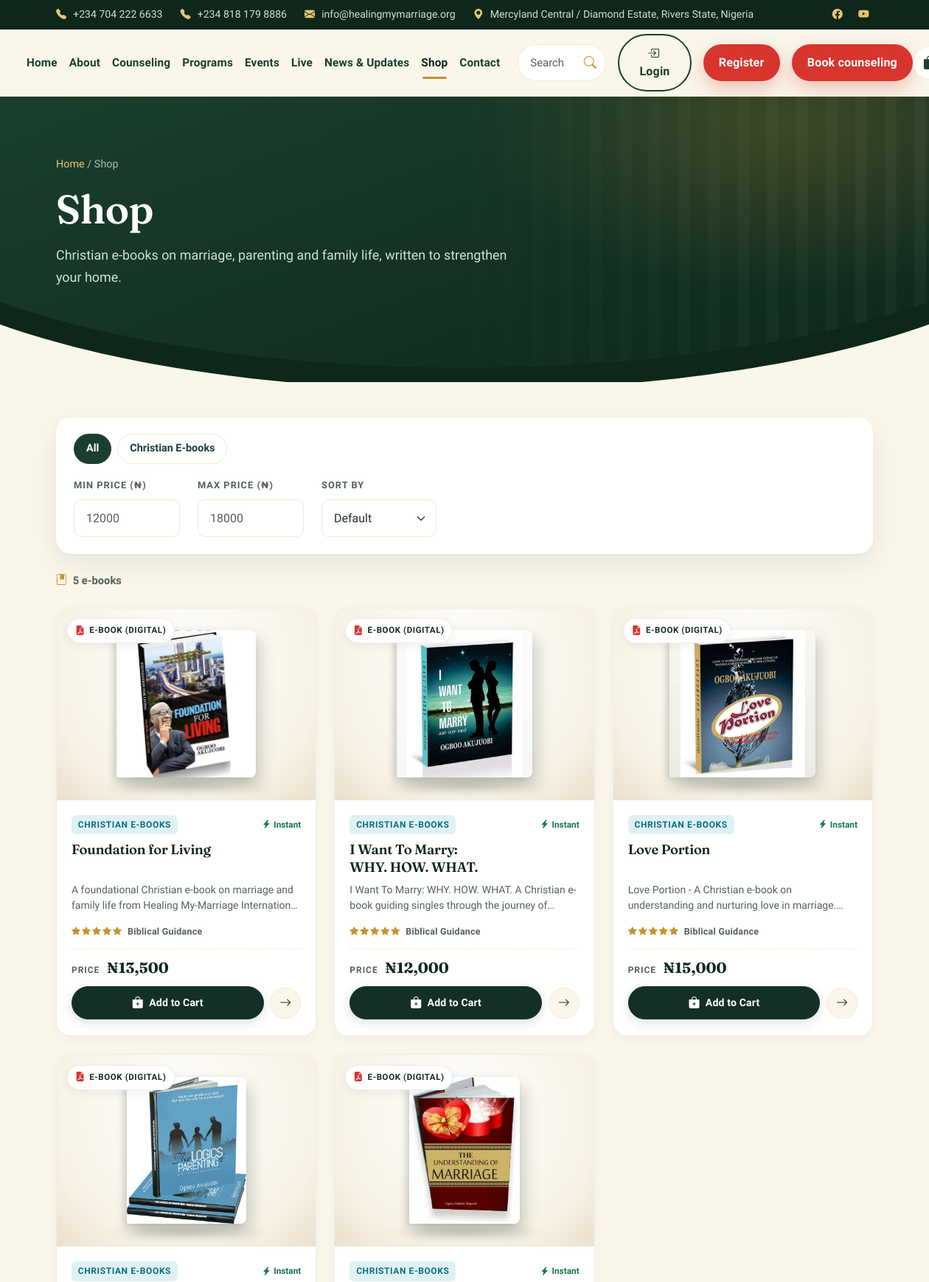
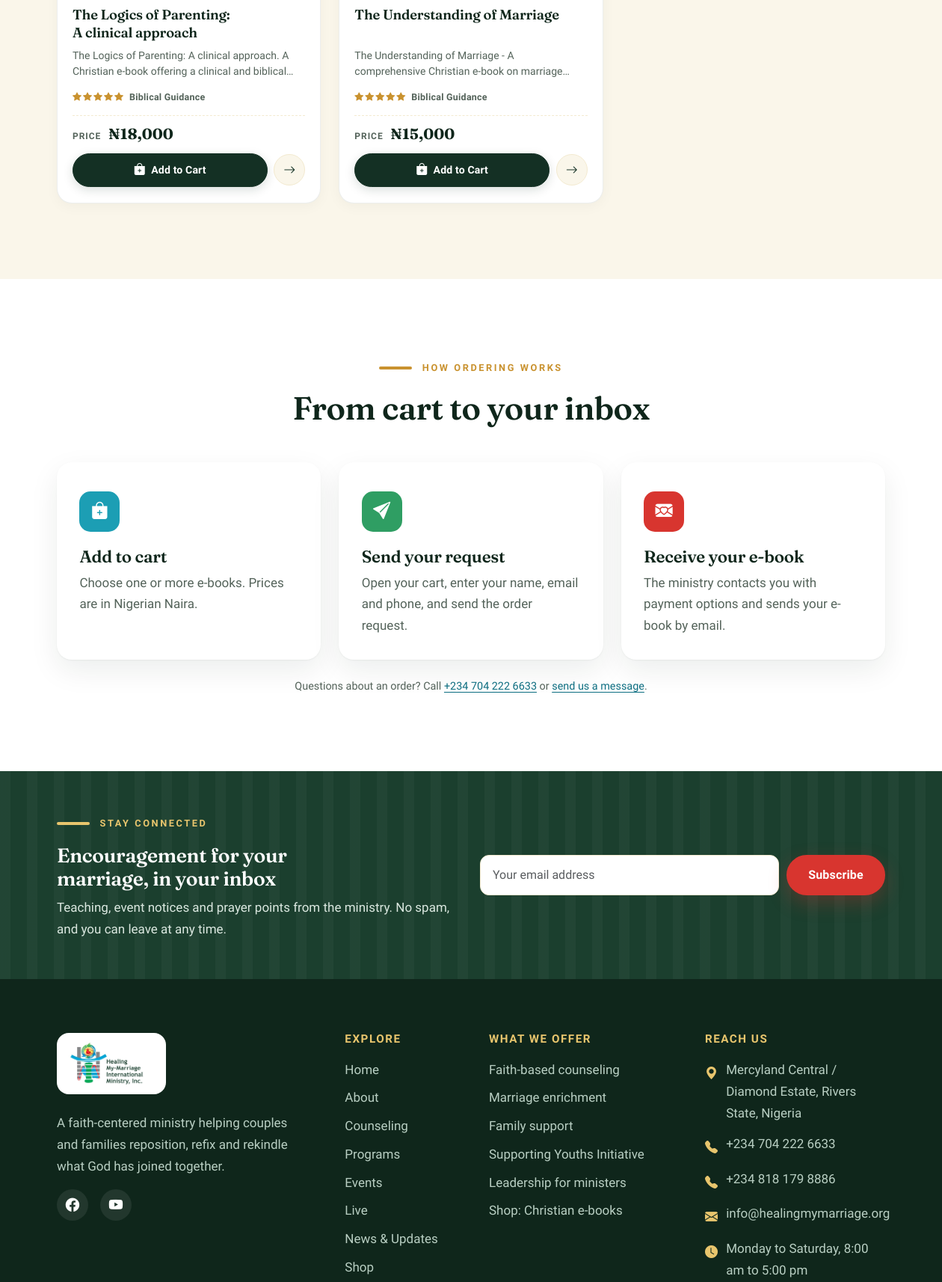
The page /shop.php (upper part) on the database its author committed (2 pictures, top to bottom).
### tables this page shows
CREATE TABLE `products` (
  `id` int(10) UNSIGNED NOT NULL,
  `category_id` int(10) UNSIGNED DEFAULT NULL,
  `slug` varchar(150) NOT NULL,
  `title` varchar(200) NOT NULL,
  `description` text DEFAULT '',
  `short_description` text DEFAULT '',
  `price` int(10) UNSIGNED NOT NULL DEFAULT 0,
  `sale_price` int(10) UNSIGNED DEFAULT NULL,
  `cover_image` varchar(255) DEFAULT '',
  `gallery_images` longtext DEFAULT NULL CHECK (json_valid(`gallery_images`)),
  `format` varchar(50) DEFAULT 'E-book (digital)',
  `is_featured` tinyint(1) DEFAULT 0,
  `is_active` tinyint(1) DEFAULT 1,
  `sort_order` int(11) DEFAULT 0,
  `meta_title` varchar(200) DEFAULT '',
  `meta_description` varchar(300) DEFAULT '',
  `created_at` datetime DEFAULT current_timestamp(),
  `updated_at` datetime DEFAULT current_timestamp() ON UPDATE current_timestamp()
);

CREATE TABLE `categories` (
  `id` int(10) UNSIGNED NOT NULL,
  `name` varchar(100) NOT NULL,
  `slug` varchar(100) NOT NULL,
  `description` text DEFAULT '',
  `sort_order` int(11) DEFAULT 0,
  `is_active` tinyint(1) DEFAULT 1,
  `created_at` datetime DEFAULT current_timestamp(),
  `updated_at` datetime DEFAULT current_timestamp() ON UPDATE current_timestamp()
);

CREATE TABLE `site_settings` (
  `id` int(10) UNSIGNED NOT NULL,
  `setting_key` varchar(100) NOT NULL,
  `setting_value` longtext DEFAULT NULL,
  `setting_type` enum('string','text','json','int','bool','image') DEFAULT 'string',
  `description` text DEFAULT '',
  `is_public` tinyint(1) DEFAULT 0,
  `created_at` datetime DEFAULT current_timestamp(),
  `updated_at` datetime DEFAULT current_timestamp() ON UPDATE current_timestamp()
);

### includes/functions.php (called while the page is built, shortened)
<?php
require_once __DIR__ . '/config.php';
require_once __DIR__ . '/db.php';
function h(?string $s): string
{
    return htmlspecialchars((string)$s, ENT_QUOTES | ENT_SUBSTITUTE, 'UTF-8');
}
function base_url(): string
{
    $settings = get_public_settings();
    $scheme = (!empty($_SERVER['HTTPS']) && $_SERVER['HTTPS'] !== 'off') ? 'https' : 'http';
    $host   = $_SERVER['HTTP_HOST'] ?? 'localhost';
    $scriptName = $_SERVER['SCRIPT_NAME'] ?? '/index.php';
    $dir = rtrim(str_replace('\\', '/', dirname($scriptName)), '/');
    return $scheme . '://' . $host . $dir;
}
function url(string $path = ''): string
{
    $base = base_url();
    return $base . '/' . ltrim($path, '/');
}
function tel_link(string $raw): string
{
    return 'tel:' . preg_replace('/[^+\d]/', '', $raw);
}
function money(int $n): string
{
    $symbol = get_setting('currency_symbol', '₦');
    return $symbol . number_format($n, 0, '.', ',');
}
function get_products(): array
{
    return Database::fetchAll(
        "SELECT p.*, c.name as category_name FROM products p LEFT JOIN categories c ON p.category_id = c.id WHERE p.is_active = 1 ORDER BY p.sort_order, p.title"
    );
}

### includes/db.php (called while the page is built, shortened)
<?php
class Database {
    private static ?mysqli $conn = null;
    public static function getConnection(): mysqli {
        if (self::$conn === null) {
            $host = 'localhost';
            $user = 'root';
            $pass = '';
            $db   = 'hmi_website';
            self::$conn = new mysqli($host, $user, $pass, $db);
            self::$conn->set_charset('utf8mb4');
            self::$conn->options(MYSQLI_OPT_INT_AND_FLOAT_NATIVE, true);
        }
        return self::$conn;
    }
    public static function query(string $sql, array $params = []): mysqli_result|bool {
        $conn = self::getConnection();
        $stmt = $conn->prepare($sql);
        if ($params) {
            $types = self::getTypes($params);
            $stmt->bind_param($types, ...$params);
        }
        $stmt->execute();
        return $stmt->get_result();
    }
    public static function fetchOne(string $sql, array $params = []): ?array {
        $res = self::query($sql, $params);
        return $res ? $res->fetch_assoc() : null;
    }
    public static function fetchAll(string $sql, array $params = []): array {
        $res = self::query($sql, $params);
        return $res ? $res->fetch_all(MYSQLI_ASSOC) : [];
    }
    private static function getTypes(array $params): string {
        $types = '';
        foreach ($params as $v) {
            if (is_int($v)) $types .= 'i';
            elseif (is_float($v)) $types .= 'd';
            elseif (is_bool($v)) $types .= 'i';
            else $types .= 's';
        }
        return $types;
    }
}
function get_setting(string $key, $default = null) {
    $row = Database::fetchOne("SELECT setting_value, setting_type FROM site_settings WHERE setting_key = ?", [$key]);
    $val = $row['setting_value'];
    switch ($row['setting_type']) {
        default: return $val;
    }
}
function get_public_settings(): array {
    $rows = Database::fetchAll("SELECT setting_key, setting_value, setting_type FROM site_settings WHERE is_public = 1");
    $settings = [];
    foreach ($rows as $row) {
        $val = $row['setting_value'];
        switch ($row['setting_type']) {
            case 'json': $settings[$row['setting_key']] = json_decode($val, true) ?? []; break;
            default: $settings[$row['setting_key']] = $val;
        }
    }
    return $settings;
}

### includes/config.php (called while the page is built, shortened)
<?php
require_once __DIR__ . '/db.php';
function get_site_config(): array {
    static $config = null;
    if ($config !== null) return $config;
    $defaults = [
        'site_name' => 'Healing My-Marriage International Ministry, Inc.',
        'site_short_name' => 'Healing My-Marriage',
        'site_tagline' => 'Reposition. Refix. Rekindle.',
        'site_description' => 'A faith-based marriage and family ministry in Rivers State, Nigeria. Biblical counseling, marriage enrichment, family support and leadership for ministers.',
        'site_base_url' => '',
        'site_email' => 'info@healingmymarriage.org',
        'site_phones' => ['+234 704 222 6633', '+234 818 179 8886'],
        'site_phones_raw' => ['+2347042226633', '+2348181798886'],
        'site_address' => 'Mercyland Central / Diamond Estate, Rivers State, Nigeria',
        'site_hours' => 'Monday to Saturday, 8:00 am to 5:00 pm',
        'site_maps_query' => 'Mercyland Central Diamond Estate Rivers State Nigeria',
        'facebook_url' => 'https://www.facebook.com/profile.php?id=61565801562860',
        'youtube_url' => 'https://youtube.com/@healingmymarriageinternational',
        'ga_id' => '',
        'mail_enabled' => false,
        'mail_to' => 'info@healingmymarriage.org',
        'mail_from' => 'no-reply@healingmymarriage.org',
        'currency_symbol' => '₦',
        'currency_code' => 'NGN',
    ];
    try {
        $dbSettings = get_public_settings();
        foreach ($dbSettings as $key => $value) {
            if (array_key_exists($key, $defaults)) {
                $defaults[$key] = $value;
            }
        }
    } catch (Exception $e) {
    }
    $config = $defaults;
    return $config;
}
$siteConfig = get_site_config();
function site_setting(string $key, $default = null) {
    $settings = get_site_config();
    return $settings[$key] ?? $default;
}
function site_phones(): array { return site_setting('site_phones', ['+234 704 222 6633', '+234 818 179 8886']); }
function site_phones_raw(): array { return site_setting('site_phones_raw', ['+2347042226633', '+2348181798886']); }
function currency_symbol(): string { return site_setting('currency_symbol', '₦'); }

### shop.php (the view, shortened to what this page needs)
<?php
require __DIR__ . '/includes/header.php';
require __DIR__ . '/includes/page-hero.php';
$products = get_products();
$cats = array_values(array_unique(array_column($products, 'category_name')));
sort($cats);
$minP = $products ? min(array_column($products, 'price')) : 0;
$maxP = $products ? max(array_column($products, 'price')) : 0;
?>
<section class="section pt-5" aria-labelledby="shopTitle">
  <div class="container">
    <div class="shop-filters reveal">
      <div class="pill-filters" id="shopCats" role="group" aria-label="Product category">
        <button type="button" class="active" data-cat="all" aria-pressed="true">All</button>
        <?php foreach ($cats as $c): ?><button type="button" data-cat="<?= h($c) ?>" aria-pressed="false"><?= h($c) ?></button><?php endforeach; ?>
      </div>
      <div class="shop-filter-row">
        <div>
          <label class="form-label" for="priceMin">Min price (<?= currency_symbol() ?>)</label>
          <input class="form-control" id="priceMin" type="number" inputmode="numeric" min="0" step="500" placeholder="<?= (int)$minP ?>" style="width:9rem">
        </div>
        <div>
          <label class="form-label" for="priceMax">Max price (<?= currency_symbol() ?>)</label>
          <input class="form-control" id="priceMax" type="number" inputmode="numeric" min="0" step="500" placeholder="<?= (int)$maxP ?>" style="width:9rem">
        </div>
        <div>
          <label class="form-label" for="shopSort">Sort by</label>
          <select class="form-select" id="shopSort">
            <option value="default">Default</option>
          </select>
        </div>
      </div>
    </div>
    <p class="shop-count mt-4 mb-4" id="shopCount" aria-live="polite"><i class="bi bi-journal-bookmark-fill" aria-hidden="true"></i> <?= count($products) ?> e-books</p>
    <div class="row row-cols-1 row-cols-sm-2 row-cols-lg-3 row-cols-xl-3 g-4" id="shopList">
      <?php foreach ($products as $i => $p):
        $onSale = !empty($p['sale_price']) && $p['sale_price'] < $p['price'];
        $cleanDesc = !empty($p['short_description']) ? $p['short_description'] : ($p['description'] ?? '');
        $cleanDesc = rtrim(preg_replace('/\.\.\.*$/', '', trim($cleanDesc)));
      ?>
        <div class="col" data-product data-id="<?= h($p['slug']) ?>" data-cat="<?= h($p['category_name'] ?? '') ?>" data-price="<?= (int)($onSale ? $p['sale_price'] : $p['price']) ?>" data-name="<?= h(mb_strtolower($p['title'])) ?>" data-order="<?= $i ?>">
          <article class="product-card">
            <div class="product-media">
              <span class="badge-format"><i class="bi bi-file-earmark-pdf-fill" aria-hidden="true"></i> <?= h($p['format'] ?? 'E-Book') ?></span>
              <a class="product-media-link" href="<?= h(url('product.php?slug=' . $p['slug'])) ?>" aria-label="View details of <?= h($p['title']) ?>">
                <?php if (!empty($p['cover_image'])): ?>
                  <img class="product-img" src="<?= h(url($p['cover_image'])) ?>" alt="Cover of <?= h($p['title']) ?>" loading="lazy">
                <?php endif; ?>
              </a>
            </div>
            <div class="product-card-body">
              <div class="product-meta-row">
                <span class="product-cat-tag"><?= h($p['category_name'] ?? 'Christian E-Book') ?></span>
                <span class="product-delivery-tag"><i class="bi bi-lightning-charge-fill" aria-hidden="true"></i> Instant</span>
              </div>
              <h3 class="product-title">
                <a href="<?= h(url('product.php?slug=' . $p['slug'])) ?>"><?= h($p['title']) ?></a>
              </h3>
              <?php if (!empty($cleanDesc)): ?>
                <p class="product-synopsis"><?= h($cleanDesc) ?></p>
              <?php endif; ?>
              <div class="product-trust-row">
                <div class="rating-stars" aria-label="5 stars">
                  <i class="bi bi-star-fill" aria-hidden="true"></i>
                  <i class="bi bi-star-fill" aria-hidden="true"></i>
                  <i class="bi bi-star-fill" aria-hidden="true"></i>
                  <i class="bi bi-star-fill" aria-hidden="true"></i>
                  <i class="bi bi-star-fill" aria-hidden="true"></i>
                </div>
                <span class="rating-label">Biblical Guidance</span>
              </div>
              <div class="product-footer">
                <div class="product-pricing">
                  <?php if ($onSale): ?>
                    <div class="price-current is-sale"><?= money($p['sale_price']) ?></div>
                    <div class="price-original"><?= money($p['price']) ?></div>
                    <span class="price-save-badge">Save <?= money($p['price'] - $p['sale_price']) ?></span>
                  <?php else: ?>
                    <span class="price-label">Price</span>
                    <div class="price-current"><?= money($p['price']) ?></div>
                  <?php endif; ?>
                </div>
                <div class="product-actions">
                  <button class="btn btn-cart-action add-to-cart" type="button" data-id="<?= h($p['slug']) ?>" data-title="<?= h($p['title']) ?>" data-price="<?= (int)($onSale ? $p['sale_price'] : $p['price']) ?>">
                    <i class="bi bi-bag-plus-fill" aria-hidden="true"></i> <span>Add to Cart</span>
                  </button>
                  <a href="<?= h(url('product.php?slug=' . $p['slug'])) ?>" class="btn-card-detail" title="View details" aria-label="View details of <?= h($p['title']) ?>">
                    <i class="bi bi-arrow-right" aria-hidden="true"></i>
                  </a>
                </div>
              </div>
            </div>
          </article>
        </div>
      <?php endforeach; ?>
    </div>
  </div>
</section>
<section class="section section-white" aria-labelledby="howTitle">
  <div class="container">
    <div class="section-head center reveal">
      <p class="eyebrow">How ordering works</p>
      <h2 id="howTitle">From cart to your inbox</h2>
    </div>
    <div class="steps">
      <div class="step reveal"><div class="chip"><i class="bi bi-bag-plus-fill" aria-hidden="true"></i></div><h3 class="h5">Add to cart</h3><p>Choose one or more e-books. Prices are in Nigerian Naira.</p></div>
      <div class="step reveal"><div class="chip"><i class="bi bi-send-fill" aria-hidden="true"></i></div><h3 class="h5">Send your request</h3><p>Open your cart, enter your name, email and phone, and send the order request.</p></div>
      <div class="step reveal"><div class="chip"><i class="bi bi-envelope-heart-fill" aria-hidden="true"></i></div><h3 class="h5">Receive your e-book</h3><p>The ministry contacts you with payment options and sends your e-book by email.</p></div>
    </div>
    <p class="text-center mt-4 mb-0 form-privacy mx-auto">Questions about an order? Call <a href="<?= h(tel_link(site_phones_raw()[0] ?? '+2347042226633')) ?>"><?= h(site_phones()[0] ?? '+234 704 222 6633') ?></a> or <a href="<?= h(url('contact.php')) ?>">send us a message</a>.</p>
  </div>
</section>
<?php require __DIR__ . '/includes/footer.php'; ?>

### rows shown on the page
products: format "E-BOOK (DIGITAL)", shows a picture, category.name "CHRISTIAN E-BOOKS", title "Foundation for Living", short_description "A foundational Christian e-book on marriage and family life from Healing My-Marriage…", price.setting_value "₦13,500"
products: format "E-BOOK (DIGITAL)", shows a picture, category.name "CHRISTIAN E-BOOKS", title "I Want To Marry: WHY. HOW. WHAT.", short_description "I Want To Marry: WHY. HOW. WHAT. A Christian e-book guiding singles through the journey…", price.setting_value "₦12,000"
products: format "E-BOOK (DIGITAL)", shows a picture, category.name "CHRISTIAN E-BOOKS", title "Love Portion", short_description "Love Portion - A Christian e-book on understanding and nurturing love in…", price.setting_value "₦15,000"
products: format "E-BOOK (DIGITAL)", shows a picture, category.name "CHRISTIAN E-BOOKS", title "The Logics of Parenting: A clinical approach", short_description "The Logics of Parenting: A clinical approach. A Christian e-book offering a clinical and…", price.setting_value "₦18,000"
products: format "E-BOOK (DIGITAL)", shows a picture, category.name "CHRISTIAN E-BOOKS", title "The Understanding of Marriage", short_description "The Understanding of Marriage - A comprehensive Christian e-book on…", price.setting_value "₦15,000"

### other values the page prints
site_phones()[$i] "+234 704 222 6633"
site_phones()[$i] "+234 818 179 8886"
site_email() "info@healingmymarriage.org"
site_address() "Mercyland Central / Diamond Estate, Rivers State, Nigeria"
$item['label'] "Home"
$item['label'] "About"
$item['label'] "Counseling"
$item['label'] "Programs"
$item['label'] "Events"
$item['label'] "Live"
$item['label'] "News & Updates"
$item['label'] "Shop"
$item['label'] "Contact"
$hero_crumb "Shop"
$hero_title "Shop"
